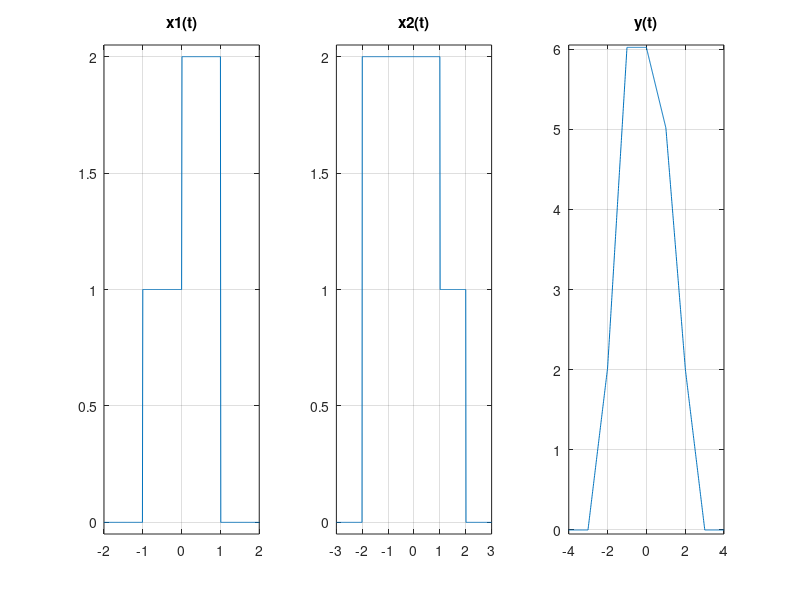

MATLAB code to generate this figure:
clc; clear all; close all;

tstep=0.01; tstart=-3; tend=3;
t=tstart:tstep:tend;

%x1(t) Function
for m=1:1:length(t)
    if (t(m) >= -1)&&(t(m) <= 0)
        x1(m) = 1;
    elseif (t(m) > 0)&&(t(m) <= 1)
        x1(m) = 2;
    else
        x1(m) = 0;
    end
end
subplot(1,3,1); plot(t,x1); axis([-2 2 -0.05 2.05]); title("x1(t)"); grid on;

%x2(t) Function
for m=1:1:length(t)
    if (t(m) >= -2)&&(t(m) <= 1)
        x2(m) = 2;
    elseif (t(m) > 1)&&(t(m) <= 2)
        x2(m) = 1;
    else
        x2(m) = 0;
    end
end
subplot(1,3,2); plot(t,x2); axis([-3 3 -0.05 2.05]); title("x2(t)"); grid on;

y = conv(x1,x2)
y = y.*tstep
t_2x=(tstart*2):tstep:(tend*2);
subplot(1,3,3); plot(t_2x,y); axis([-4 4 -0.05 6.05]); title("y(t)"); grid on;
%------------------
% fs = 6000; %has to be 2 times the biggest freq component
% n = fs.*t;
% 
% OM = 0:0.005:pi;
% 
% Y = exp(-j*OM'*n)*y';
% fq = OM*fs/(2*pi);
% figure;
% plot(fq,abs(Y))
% figure;
% plot(fq,angle(Y))
% 
